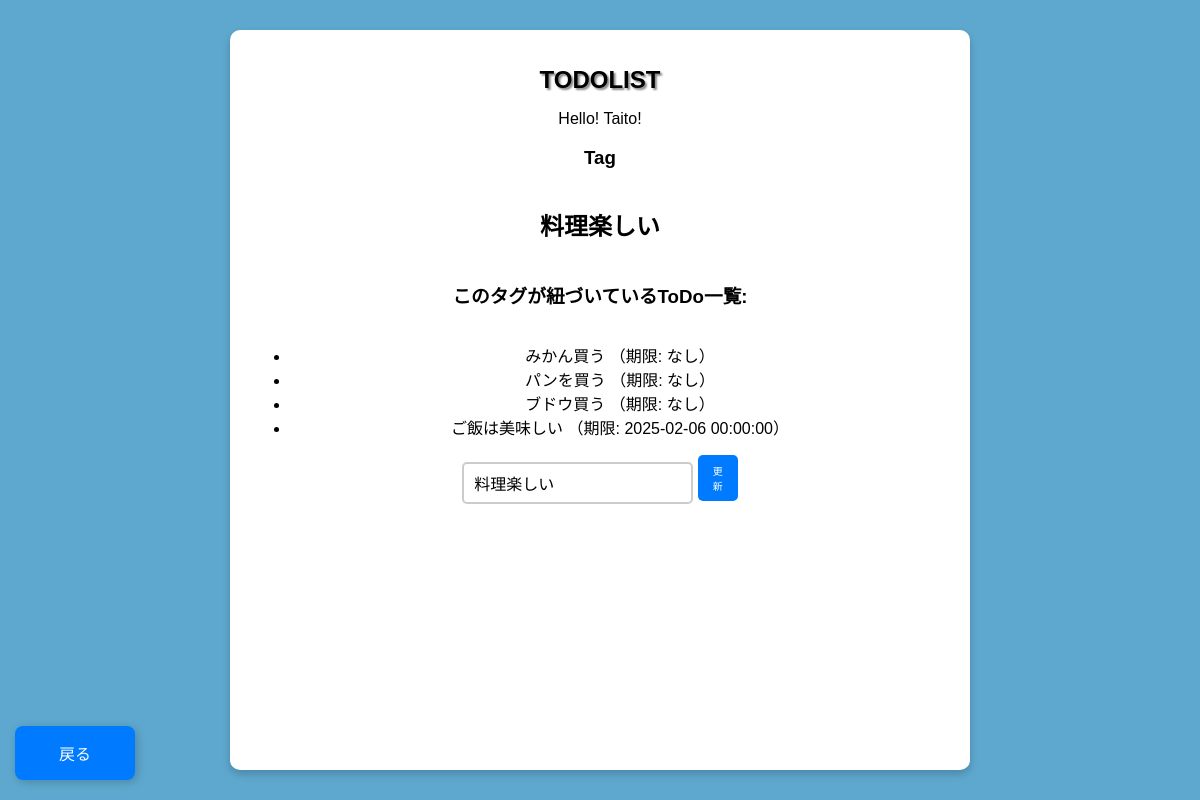
The page /tag/2 on the database as committed earlier.
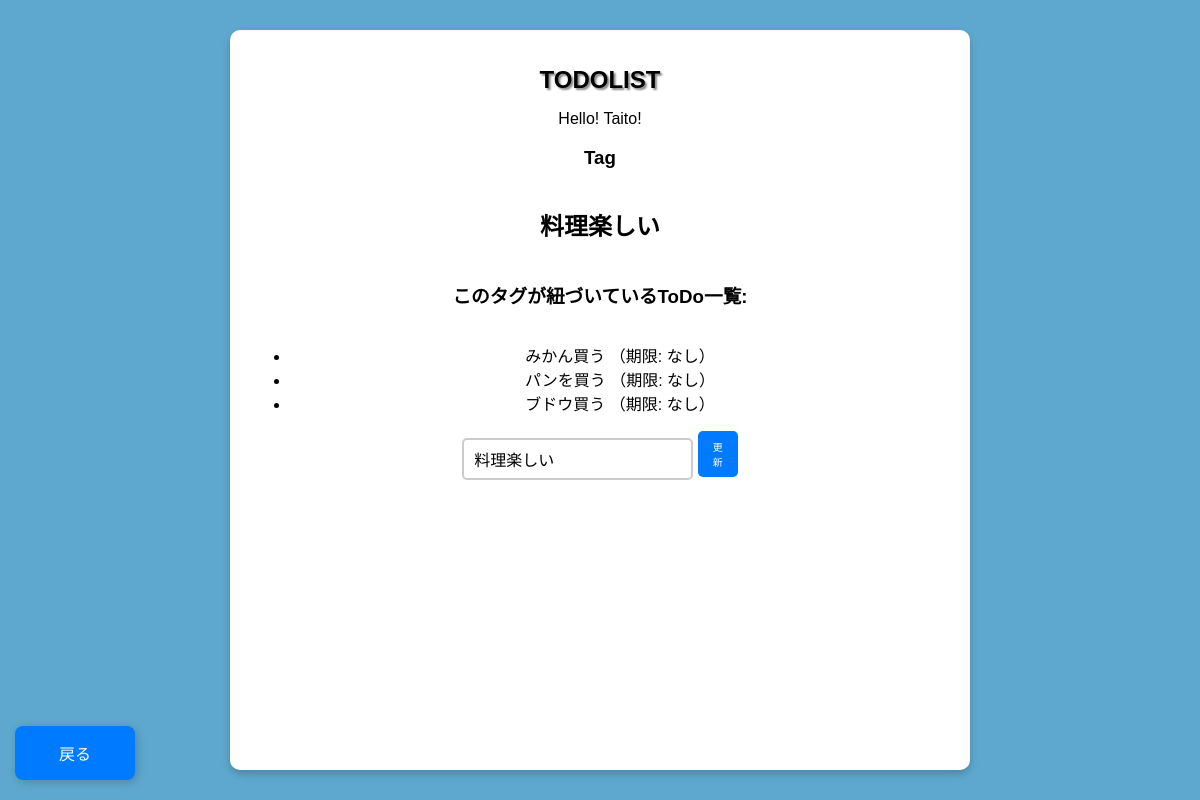
The same page on the database as committed later.
### app/database/table/models.py (models this page shows)
class Tag(Base):
    __tablename__ = 'tag'
    __table_args__ = {
        'comment': 'tagの内容を管理するテーブル'
    }
    id   = Column('tag_id', Integer, primary_key=True, autoincrement=True)
    desc = Column('description', String(200), nullable=False)
    settings = relationship("Set", back_populates="tag", cascade="all, delete-orphan")

class Todo(Base):
    __tablename__ = 'todo'
    __table_args__ = {
        'comment': 'todoの内容を管理するテーブル'
    }
    id   = Column('todo_id', Integer, primary_key=True, autoincrement=True)
    box  = Column('box', String(200), nullable=False)
    date = Column('date', DateTime, nullable=True)  # 現在時刻をデフォルトに設定
    completed = Column('completed', Boolean, default=False)
    settings = relationship("Set", back_populates="todo", cascade="all, delete-orphan")

### app/routes/tag.py (the view)
@router.get("/tag/{tag_id}")
async def read_tag(request: Request, tag_id: int):
    tag = db.query(Tag).filter(Tag.id == tag_id).first()
    if not tag:
        return JSONResponse(status_code=404, detail="Tagが見つかりません")
    related_todos = (
        db.query(Todo)
        .join(Set, Set.todo_id == Todo.id)
        .filter(Set.tag_id == tag_id)
        .all()
    )
    return templates.TemplateResponse("tag_get.html", {
        "request": request,
        "name": "Taito!",
        "tag": tag,
        "tag_id": tag_id,
        "related_todos": related_todos  # 紐づくToDoリストを渡す
    })

### app/templates/tag_get.html (shortened to what this page needs)
{% extends "layout.html" %}
{% block content %}
    <h3>Tag</h3>
    <h2>{{ tag.desc }}</h2>
    <h3>このタグが紐づいているToDo一覧:</h3>
    <ul>
        {% for todo in related_todos %}
            <li>{{ todo.box }} （期限: {{ todo.date if todo.date else 'なし' }}）</li>
        {% else %}
            <li>このタグに紐づくToDoはありません。</li>
        {% endfor %}
    </ul>
    <form id="tag-updateform" class="tag-updateform" data-tag-id="{{ tag.id }}">
        <input type="text" id="update-tagdesc" class="tag-updateinput" placeholder="Tagを入力" name="tagdesc" required value="{{ tag.desc }}">
        <button type="submit" class="add-button">更新</button>
    </form>
    <a href="/tag" class="back-button">戻る</a>
{% endblock %}

### app/templates/layout.html (shortened to what this page needs)
<!DOCTYPE html>
<html lang="ja">
<head>
    <link rel="stylesheet" href="/app/static/css/styles.css">
</head>
<body>
    <div class="background">
        <h1>TODOLIST</h1>
        <div style="display: flex; flex-direction: column; min-height: 80vh">
            <div class="container">
                Hello! {{ name }}
            </div>
        {%- block content %}{% endblock %}
        </div>
    </div>
</body>
</html>

### app/static/css/styles.css (style rules this page uses)
body { font-family: Arial, sans-serif; background-color: #5ea8cf; display: flex; justify-content: center; align-items: center; height: 100vh; margin: 0; }
.background { background: white; padding: 20px; border-radius: 10px; box-shadow: 0 4px 8px rgba(0, 0, 0, 0.2); text-align: center; width: 700px; }
h1 { font-size: 24px; font-weight: bold; text-shadow: 2px 2px 2px #888; }
input { flex: 1; padding: 10px; border: 2px solid #ccc; border-radius: 5px; font-size: 16px; }
button { background-color: #3498db; color: white; border: none; padding: 10px; cursor: pointer; border-radius: 5px; font-size: 20px; width: 40px; }
.back-button { text-decoration: none; position: fixed; bottom: 20px; left: 15px; width: 40px; background-color: #007bff; color: white; border: none; padding: 15px 40px; border-radius: 8px; font-size: 16px; cursor: pointer; box-shadow: 2px 2px 10px rgba(0, 0, 0, 0.2); transition: background-color 0.3s ease; display: flex; align-items: center; justify-content: center; }
.add-button { padding: 8px 15px; font-size: 10px; background-color: #007bff; color: white; border: none; border-radius: 5px; cursor: pointer; transition: background-color 0.3s ease; }

Rows that differ between the two databases and show on the page:
no longer on this page (row edited): Todo: box "ご飯は美味しい", date "2025-02-06 00:00:00"
